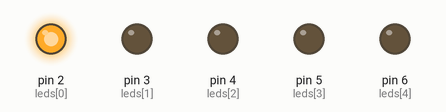
Bench run of a sketch on a simulated Arduino Uno, built with avr-gcc and run on an emulated ATmega328P. Parts: output pins drawn as LEDs (lit = HIGH).

Above: at 0.5 s.
At 2.5 s:
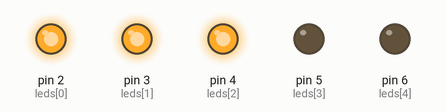
At 4.5 s:
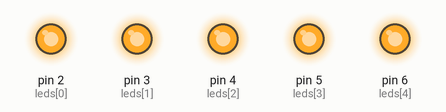
At 5.5 s:
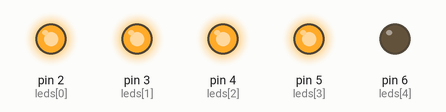
At 9.5 s:
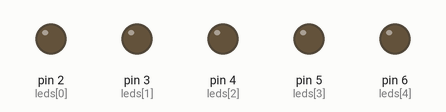
At 11.5 s:
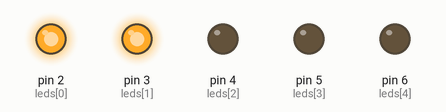
Timing chart, 0 to 13.0 s (numbered marks = the images above):
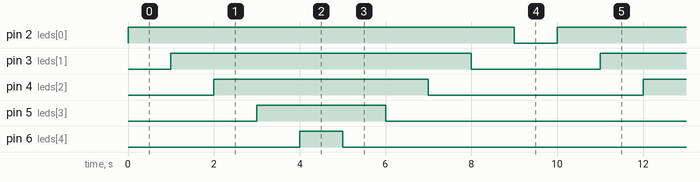

Measured:
- by itself, pin 2 (leds[0]): alternates HIGH for 9.0 s and LOW for 1.0 s
- by itself, pin 3 (leds[1]): alternates HIGH for 7.0 s and LOW for 3.0 s
- by itself, pin 4 (leds[2]): alternates HIGH for 5.0 s and LOW for 5.0 s
- by itself, pin 5 (leds[3]): alternates HIGH for 3.0 s and LOW for 7.0 s
- by itself, pin 6 (leds[4]): alternates HIGH for 1.0 s and LOW for 9.0 s

The sketch:

MCPIL23.ino
```cpp
// Configure 5 LEDs that turn on one by one and then off reversely

int leds[] = {2, 3, 4, 5, 6}; // Array holding LED pin numbers
int n = 5;

void setup()
{
    for (int i = 0; i < n; i++)
    {
        pinMode(leds[i], OUTPUT); // Set all LED pins as OUTPUT
    }
}

void loop()
{
    // Turn ON LEDs from first to last
    for (int i = 0; i < n; i++)
    {
        digitalWrite(leds[i], HIGH);
        delay(1000);
    }

    // Turn OFF LEDs from last to first
    for (int i = n - 1; i >= 0; i--)
    {
        digitalWrite(leds[i], LOW);
        delay(1000);
    }
}
```
